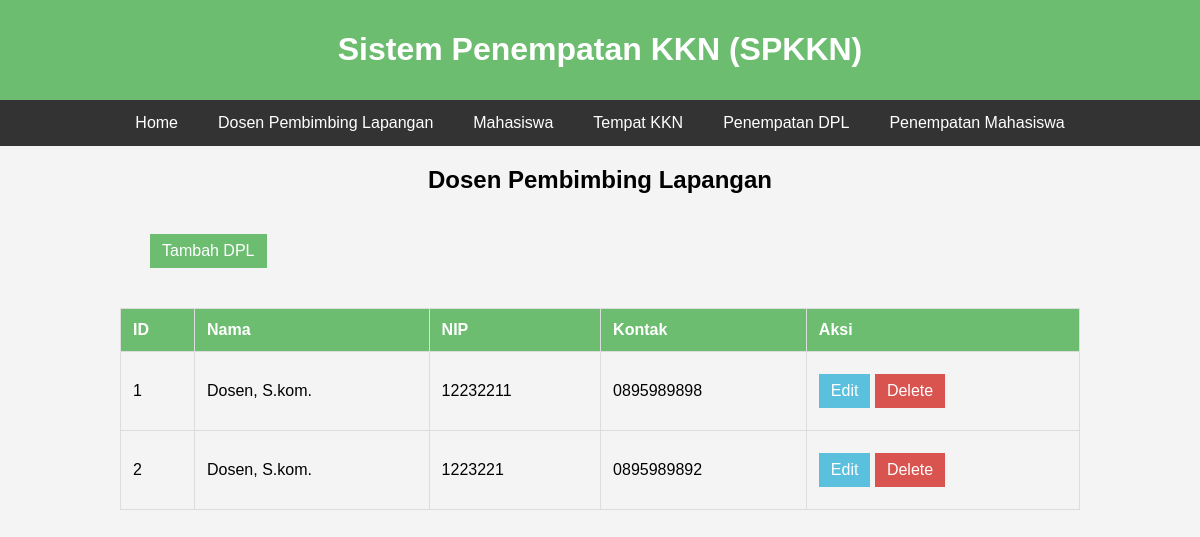
Page /data_dpl/index.php on the earlier database version.
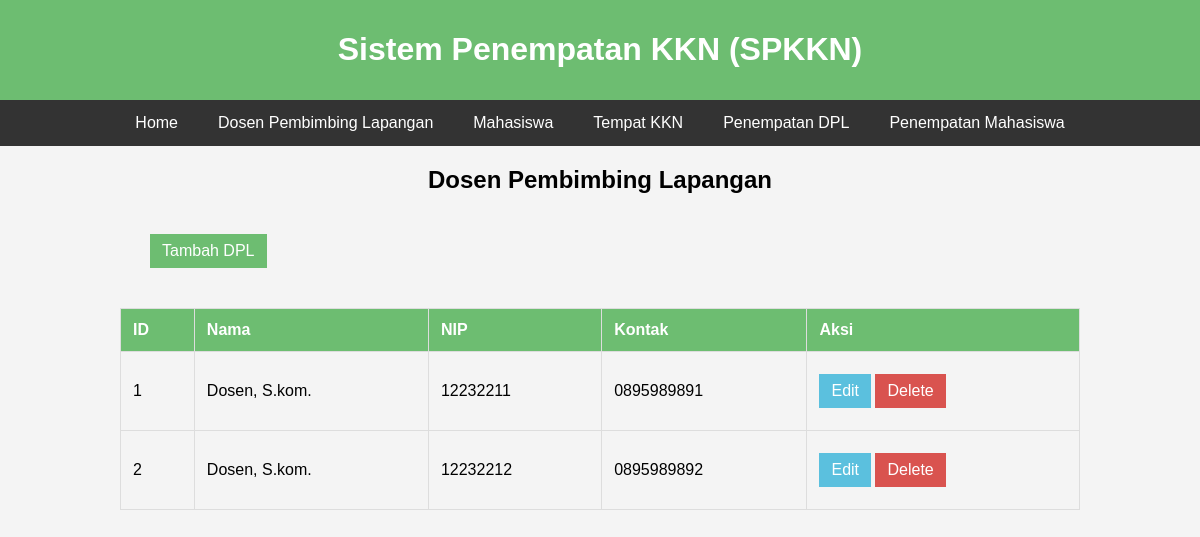
Same page on the later database version.
### tables this page shows
CREATE TABLE `dpl` (
  `id` bigint(18) NOT NULL,
  `nama` varchar(255) NOT NULL,
  `nip` bigint(18) NOT NULL,
  `kontak` varchar(255) NOT NULL
);

### data_dpl/index.php (the view, shortened to what this page needs)
<?php
include "../config.php";
$dplList = $conn->query("SELECT * FROM dpl");
?>
<!DOCTYPE html>
<html lang="en">
<head>
    <link rel="stylesheet" style="text/css" href="styledpl.css">
</head>
<body>
    <div class="container">
        <div class="header">
            <h1>Sistem Penempatan KKN (SPKKN)</h1>
        </div>
        <nav class="navbar">
            <a href="../index.html">Home</a>
            <a href="../data_dpl/index.php">Dosen Pembimbing Lapangan</a>
            <a href="../data_mhs/index.php">Mahasiswa</a>
            <a href="../data_tempat/index.php">Tempat KKN</a>
            <a href="../data_penempatan_dpl/">Penempatan DPL</a>
            <a href="../data_penempatan_mhs/">Penempatan Mahasiswa</a>
        </nav>
        <div class="mt-4">
            <h2>Dosen Pembimbing Lapangan</h2>
            <a href="form.php" class="btn btn-primary">Tambah DPL</a>
            <table class="table">
                <thead>
                    <tr>
                        <th>ID</th>
                        <th>Nama</th>
                        <th>NIP</th>
                        <th>Kontak</th>
                        <th>Aksi</th>
                    </tr>
                </thead>
                <tbody>
                    <?php while ($row = $dplList->fetch_assoc()): ?>
                        <tr>
                            <td><?php echo $row['id']; ?></td>
                            <td><?php echo $row['nama']; ?></td>
                            <td><?php echo $row['nip']; ?></td>
                            <td><?php echo $row['kontak']; ?></td>
                            <td>
                                <a href="form.php?edit=<?php echo $row['id']; ?>" class="btn btn-info">Edit</a>
                                <a href="index.php?delete=<?php echo $row['id']; ?>" class="btn btn-danger">Delete</a>
                            </td>
                        </tr>
                    <?php endwhile; ?>
                </tbody>
            </table>
        </div>
    </div>
</body>
</html>

### data_dpl/styledpl.css (style rules this page uses)
body { font-family: Arial, sans-serif; margin: 0; padding: 0; background-color: #f4f4f4; }
.container { width: 100%; margin: auto; overflow: hidden; }
.header { background-color: rgba(76, 175, 80, 0.8); color: #fff; padding: 10px 0; text-align: center; }
.navbar { display: flex; justify-content: center; background: #333; }
.navbar a { color: white; padding: 14px 20px; text-decoration: none; text-align: center; }
.mt-4 { display: flex; flex-direction: column; justify-content: center; align-items: center; gap: 10px; }
.table { width: 80%; border-collapse: collapse; margin: 20px 0; }
.table th, .table td { padding: 12px; border: 1px solid #ddd; text-align: left; }
.table th { background-color: rgba(76, 175, 80, 0.8); color: white; }
.btn { display: inline-block; padding: 8px 12px; color: white; text-decoration: none; margin-top: 10px; margin-bottom: 10px; }
.btn-primary { align-self: baseline; margin-left: 150px; background-color: rgba(76, 175, 80, 0.8); }
.btn-info { background: #5bc0de; }
.btn-danger { background: #d9534f; }

Differences in the rows shown:
changed dpl id 1: kontak "0895989898" → "0895989891"
changed dpl id 2: nip "1223221" → "12232212"
